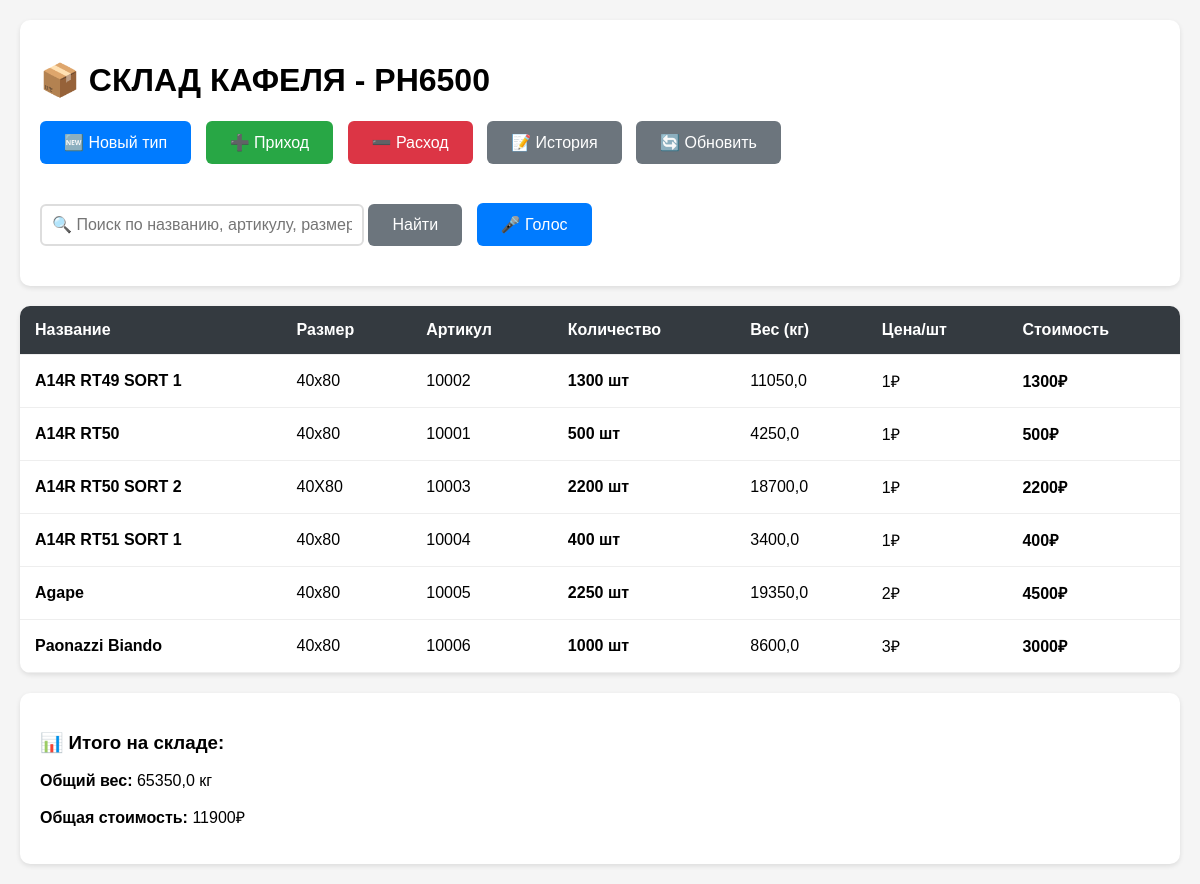
The page /warehouse/ on the database its author committed.
### warehouse/models.py (models this page shows, shortened)
class TileType(models.Model):
    name = models.CharField(max_length=200, verbose_name="Название")
    size = models.CharField(max_length=50, verbose_name="Размер")  # 40x80, 30x60
    weight_per_piece = models.DecimalField(max_digits=8, decimal_places=3, verbose_name="Вес штуки (кг)")
    price_per_piece = models.DecimalField(max_digits=10, decimal_places=2, verbose_name="Цена за штуку")
    article = models.CharField(max_length=100, unique=True, verbose_name="Артикул")
    created_at = models.DateTimeField(auto_now_add=True)
    class Meta:
        verbose_name = "Тип кафеля"
        verbose_name_plural = "Типы кафеля"
        ordering = ['name']
    def get_current_stock(self):
        stock, created = Stock.objects.get_or_create(tile_type=self)
        return stock.quantity

### warehouse/views.py (the view)
# urls.py: path('', views.HomeView.as_view(), name='index'),
def index(request):
    search = request.GET.get('search', '')
    tile_types = TileType.objects.all()
    if search:
        tile_types = tile_types.filter(
            Q(name__icontains=search) |
            Q(article__icontains=search) |
            Q(size__icontains=search)
        )
    stock_data = []
    total_value = 0
    total_weight = 0
    for tile_type in tile_types:
        stock_quantity = tile_type.get_current_stock()
        if stock_quantity > 0 or not search:  # Показываем пустые остатки только без поиска
            item_weight = stock_quantity * tile_type.weight_per_piece
            item_value = stock_quantity * tile_type.price_per_piece
            stock_data.append({
                'tile_type': tile_type,
                'quantity': stock_quantity,
                'weight': item_weight,
                'value': item_value
            })
            total_weight += item_weight
            total_value += item_value
    context = {
        'stock_data': stock_data,
        'total_weight': total_weight,
        'total_value': total_value,
        'search': search,
        'tile_types_for_select': TileType.objects.all()  # Для селекта в модальных окнах
    }
    return render(request, 'warehouse/index.html', context)

### templates/warehouse/index.html (shortened to what this page needs)
<!DOCTYPE html>
<html lang="ru">
<head>
</head>
<body>
    <div class="header">
        <h1>📦 СКЛАД КАФЕЛЯ - PH6500</h1>
        <div class="buttons">
            <button class="btn btn-primary" onclick="openModal('newTileModal')">🆕 Новый тип</button>
            <button class="btn btn-success" onclick="openModal('incomingModal')">➕ Приход</button>
            <button class="btn btn-danger" onclick="openModal('outgoingModal')">➖ Расход</button>
            <a href="{% url 'warehouse:history' %}" class="btn btn-secondary">📝 История</a>
            <button class="btn btn-secondary" onclick="location.reload()">🔄 Обновить</button>
        </div>
        <form method="get" style="display: inline;">
            <input type="text" name="search" id="searchInput" class="search-box" placeholder="🔍 Поиск по названию, артикулу, размеру..." value="{{ search }}">
            <button type="submit" class="btn btn-secondary">Найти</button>
            <button type="button" id="voiceBtn" class="btn btn-primary">🎤 Голос</button>
        </form>
    </div>
    <table class="stock-table">
        <thead>
            <tr>
                <th>Название</th>
                <th>Размер</th>
                <th>Артикул</th>
                <th>Количество</th>
                <th>Вес (кг)</th>
                <th>Цена/шт</th>
                <th>Стоимость</th>
            </tr>
        </thead>
        <tbody>
            {% for item in stock_data %}
                <tr>
                    <td><strong>{{ item.tile_type.name }}</strong></td>
                    <td>{{ item.tile_type.size }}</td>
                    <td>{{ item.tile_type.article }}</td>
                    <td><strong>{{ item.quantity }} шт</strong></td>
                    <td>{{ item.weight|floatformat:1 }}</td>
                    <td>{{ item.tile_type.price_per_piece|floatformat:0 }}₽</td>
                    <td><strong>{{ item.value|floatformat:0 }}₽</strong></td>
                </tr>
            {% endfor %}
        </tbody>
    </table>
    <div class="totals">
        <h3>📊 Итого на складе:</h3>
        <p><strong>Общий вес:</strong> {{ total_weight|floatformat:1 }} кг</p>
        <p><strong>Общая стоимость:</strong> {{ total_value|floatformat:0 }}₽</p>
    </div>
</body>
</html>

### templates/warehouse/index.html (style rules this page uses)
body { font-family: Arial, sans-serif; margin: 0; padding: 20px; background-color: #f5f5f5; }
.header { background: white; padding: 20px; border-radius: 10px; margin-bottom: 20px; box-shadow: 0 2px 5px rgba(0,0,0,0.1); }
.buttons { margin: 20px 0; }
.btn { padding: 12px 24px; margin-right: 10px; border: none; border-radius: 6px; cursor: pointer; font-size: 16px; text-decoration: none; display: inline-block; }
.btn-primary { background: #007bff; color: white; }
.btn-success { background: #28a745; color: white; }
.btn-danger { background: #dc3545; color: white; }
.btn-secondary { background: #6c757d; color: white; }
.search-box { margin: 20px 0; padding: 10px; width: 300px; border: 2px solid #ddd; border-radius: 6px; font-size: 16px; }
.stock-table { background: white; border-radius: 10px; overflow: hidden; box-shadow: 0 2px 5px rgba(0,0,0,0.1); width: 100%; border-collapse: collapse; }
.stock-table th, .stock-table td { padding: 15px; text-align: left; border-bottom: 1px solid #eee; }
.stock-table th { background: #343a40; color: white; font-weight: bold; }
.totals { background: white; padding: 20px; border-radius: 10px; margin-top: 20px; box-shadow: 0 2px 5px rgba(0,0,0,0.1); }

### rows shown on the page
TileType: tile_type.name "A14R RT49 SORT 1", tile_type.size "40x80", tile_type.article "10002", quantity "1300", weight "11050,0", tile_type.price_per_piece "1", value "1300"
TileType: tile_type.name "A14R RT50", tile_type.size "40x80", tile_type.article "10001", quantity "500", weight "4250,0", tile_type.price_per_piece "1", value "500"
TileType: tile_type.name "A14R RT50 SORT 2", tile_type.size "40X80", tile_type.article "10003", quantity "2200", weight "18700,0", tile_type.price_per_piece "1", value "2200"
TileType: tile_type.name "A14R RT51 SORT 1", tile_type.size "40x80", tile_type.article "10004", quantity "400", weight "3400,0", tile_type.price_per_piece "1", value "400"
TileType: tile_type.name "Agape", tile_type.size "40x80", tile_type.article "10005", quantity "2250", weight "19350,0", tile_type.price_per_piece "2", value "4500"
TileType: tile_type.name "Paonazzi Biando", tile_type.size "40x80", tile_type.article "10006", quantity "1000", weight "8600,0", tile_type.price_per_piece "3", value "3000"

### other values the page prints
{{ total_weight|floatformat:1 }} "65350,0"
{{ total_value|floatformat:0 }} "11900"
